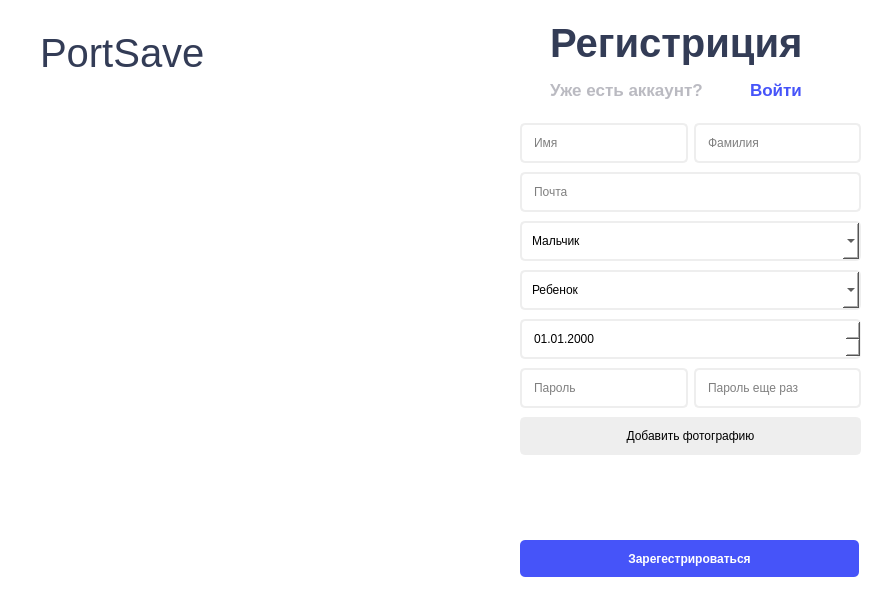
<?xml version="1.0" encoding="UTF-8"?>
<ui version="4.0">
 <class>Form</class>
 <widget class="QWidget" name="Form">
  <property name="geometry">
   <rect>
    <x>0</x>
    <y>0</y>
    <width>887</width>
    <height>599</height>
   </rect>
  </property>
  <property name="font">
   <font>
    <weight>50</weight>
    <bold>false</bold>
   </font>
  </property>
  <property name="windowTitle">
   <string>Form</string>
  </property>
  <property name="autoFillBackground">
   <bool>false</bool>
  </property>
  <property name="styleSheet">
   <string notr="true">background-color: white;</string>
  </property>
  <widget class="QWidget" name="verticalLayoutWidget">
   <property name="geometry">
    <rect>
     <x>520</x>
     <y>120</y>
     <width>341</width>
     <height>341</height>
    </rect>
   </property>
   <layout class="QVBoxLayout" name="verticalLayout">
    <item>
     <layout class="QHBoxLayout" name="horizontalLayout">
      <item>
       <widget class="QLineEdit" name="edit_name">
        <property name="styleSheet">
         <string notr="true">background-color: #ffffff;
border-radius: 5px;
color: black;
padding: 10px;
border: 2px solid #eeeeee;

</string>
        </property>
        <property name="placeholderText">
         <string>Имя</string>
        </property>
       </widget>
      </item>
      <item>
       <widget class="QLineEdit" name="edit_surname">
        <property name="styleSheet">
         <string notr="true">background-color: #ffffff;
border-radius: 5px;
color: black;
padding: 10px;
border: 2px solid #eeeeee;

</string>
        </property>
        <property name="placeholderText">
         <string>Фамилия</string>
        </property>
       </widget>
      </item>
     </layout>
    </item>
    <item>
     <widget class="QLineEdit" name="edit_email">
      <property name="styleSheet">
       <string notr="true">background-color: #ffffff;
border-radius: 5px;
color: black;
padding: 10px;
border: 2px solid #eeeeee;

</string>
      </property>
      <property name="placeholderText">
       <string>Почта</string>
      </property>
     </widget>
    </item>
    <item>
     <widget class="QComboBox" name="cmb_gender">
      <property name="styleSheet">
       <string notr="true">background-color: #ffffff;
border-radius: 5px;
color: black;
padding: 10px;
border: 2px solid #eeeeee;

</string>
      </property>
      <property name="locale">
       <locale language="Russian" country="Russia"/>
      </property>
      <property name="editable">
       <bool>false</bool>
      </property>
      <property name="insertPolicy">
       <enum>QComboBox::InsertAtTop</enum>
      </property>
      <property name="iconSize">
       <size>
        <width>16</width>
        <height>16</height>
       </size>
      </property>
      <property name="duplicatesEnabled">
       <bool>false</bool>
      </property>
      <property name="frame">
       <bool>true</bool>
      </property>
      <item>
       <property name="text">
        <string>Мальчик</string>
       </property>
      </item>
      <item>
       <property name="text">
        <string>Девочка</string>
       </property>
      </item>
     </widget>
    </item>
    <item>
     <widget class="QComboBox" name="cmb_post">
      <property name="styleSheet">
       <string notr="true">background-color: #ffffff;
border-radius: 5px;
color: black;
padding: 10px;
border: 2px solid #eeeeee;

</string>
      </property>
      <property name="locale">
       <locale language="Russian" country="Russia"/>
      </property>
      <property name="editable">
       <bool>false</bool>
      </property>
      <property name="insertPolicy">
       <enum>QComboBox::InsertAtTop</enum>
      </property>
      <property name="iconSize">
       <size>
        <width>16</width>
        <height>16</height>
       </size>
      </property>
      <property name="duplicatesEnabled">
       <bool>false</bool>
      </property>
      <property name="frame">
       <bool>true</bool>
      </property>
      <item>
       <property name="text">
        <string>Ребенок</string>
       </property>
      </item>
      <item>
       <property name="text">
        <string>Воспитатель</string>
       </property>
      </item>
     </widget>
    </item>
    <item>
     <widget class="QDateEdit" name="dtchoice_birthday">
      <property name="font">
       <font>
        <kerning>false</kerning>
       </font>
      </property>
      <property name="styleSheet">
       <string notr="true">background-color: #ffffff;
border-radius: 5px;
color: black;
padding: 10px;
border: 2px solid #eeeeee;

</string>
      </property>
      <property name="alignment">
       <set>Qt::AlignLeading|Qt::AlignLeft|Qt::AlignVCenter</set>
      </property>
      <property name="currentSection">
       <enum>QDateTimeEdit::DaySection</enum>
      </property>
      <property name="displayFormat">
       <string>dd.MM.yyyy</string>
      </property>
      <property name="calendarPopup">
       <bool>false</bool>
      </property>
      <property name="currentSectionIndex">
       <number>0</number>
      </property>
      <property name="timeSpec">
       <enum>Qt::LocalTime</enum>
      </property>
     </widget>
    </item>
    <item>
     <layout class="QHBoxLayout" name="horizontalLayout_2">
      <item>
       <widget class="QLineEdit" name="edit_password">
        <property name="styleSheet">
         <string notr="true">background-color: #ffffff;
border-radius: 5px;
color: black;
padding: 10px;
border: 2px solid #eeeeee;

</string>
        </property>
        <property name="echoMode">
         <enum>QLineEdit::Password</enum>
        </property>
        <property name="placeholderText">
         <string>Пароль</string>
        </property>
       </widget>
      </item>
      <item>
       <widget class="QLineEdit" name="edit_password_again">
        <property name="styleSheet">
         <string notr="true">background-color: #ffffff;
border-radius: 5px;
color: black;
padding: 10px;
border: 2px solid #eeeeee;

</string>
        </property>
        <property name="echoMode">
         <enum>QLineEdit::Password</enum>
        </property>
        <property name="placeholderText">
         <string>Пароль еще раз</string>
        </property>
       </widget>
      </item>
     </layout>
    </item>
    <item>
     <widget class="QPushButton" name="btn_add_photo">
      <property name="styleSheet">
       <string notr="true">background-color: #eeeeee;
border-radius: 5px;
color: black;
padding: 10px;
border: 2px solid #eeeeee;
</string>
      </property>
      <property name="text">
       <string>Добавить фотографию</string>
      </property>
     </widget>
    </item>
   </layout>
  </widget>
  <widget class="QLabel" name="label">
   <property name="geometry">
    <rect>
     <x>40</x>
     <y>150</y>
     <width>450</width>
     <height>330</height>
    </rect>
   </property>
   <property name="maximumSize">
    <size>
     <width>450</width>
     <height>700</height>
    </size>
   </property>
   <property name="text">
    <string/>
   </property>
   <property name="pixmap">
    <pixmap>../images/reg-img.jpg</pixmap>
   </property>
   <property name="scaledContents">
    <bool>true</bool>
   </property>
  </widget>
  <widget class="QLabel" name="label_2">
   <property name="geometry">
    <rect>
     <x>550</x>
     <y>20</y>
     <width>256</width>
     <height>46</height>
    </rect>
   </property>
   <property name="font">
    <font>
     <pointsize>30</pointsize>
     <weight>75</weight>
     <bold>true</bold>
    </font>
   </property>
   <property name="styleSheet">
    <string notr="true">color: #333c56;</string>
   </property>
   <property name="text">
    <string>Регистриция</string>
   </property>
  </widget>
  <widget class="QLabel" name="label_3">
   <property name="geometry">
    <rect>
     <x>550</x>
     <y>80</y>
     <width>155</width>
     <height>20</height>
    </rect>
   </property>
   <property name="font">
    <font>
     <pointsize>13</pointsize>
     <weight>75</weight>
     <bold>true</bold>
    </font>
   </property>
   <property name="styleSheet">
    <string notr="true">color: #babac1;</string>
   </property>
   <property name="text">
    <string>Уже есть аккаунт?</string>
   </property>
  </widget>
  <widget class="QClickableLabel" name="lbl_login">
   <property name="geometry">
    <rect>
     <x>750</x>
     <y>80</y>
     <width>52</width>
     <height>20</height>
    </rect>
   </property>
   <property name="font">
    <font>
     <pointsize>13</pointsize>
     <weight>75</weight>
     <bold>true</bold>
    </font>
   </property>
   <property name="cursor">
    <cursorShape>PointingHandCursor</cursorShape>
   </property>
   <property name="styleSheet">
    <string notr="true">color: #4654f9;</string>
   </property>
   <property name="text">
    <string>Войти</string>
   </property>
  </widget>
  <widget class="QLabel" name="label_4">
   <property name="geometry">
    <rect>
     <x>40</x>
     <y>30</y>
     <width>175</width>
     <height>46</height>
    </rect>
   </property>
   <property name="font">
    <font>
     <pointsize>30</pointsize>
     <weight>50</weight>
     <italic>false</italic>
     <bold>false</bold>
     <kerning>false</kerning>
    </font>
   </property>
   <property name="styleSheet">
    <string notr="true">color: #333c56;</string>
   </property>
   <property name="text">
    <string>PortSave</string>
   </property>
  </widget>
  <widget class="QLabel" name="lbl_error">
   <property name="geometry">
    <rect>
     <x>520</x>
     <y>480</y>
     <width>339</width>
     <height>41</height>
    </rect>
   </property>
   <property name="styleSheet">
    <string notr="true">color: red;</string>
   </property>
   <property name="text">
    <string/>
   </property>
  </widget>
  <widget class="QPushButton" name="btn_create_account">
   <property name="geometry">
    <rect>
     <x>520</x>
     <y>540</y>
     <width>339</width>
     <height>37</height>
    </rect>
   </property>
   <property name="font">
    <font>
     <weight>75</weight>
     <bold>true</bold>
    </font>
   </property>
   <property name="cursor">
    <cursorShape>PointingHandCursor</cursorShape>
   </property>
   <property name="styleSheet">
    <string notr="true">padding: 10px;
background-color: #4654f9;
border-width: 2px;
border-radius: 5px;
color: white;
</string>
   </property>
   <property name="text">
    <string>Зарегестрироваться</string>
   </property>
  </widget>
 </widget>
 <customwidgets>
  <customwidget>
   <class>QClickableLabel</class>
   <extends>QLabel</extends>
   <header location="global">qclickablelabel.h</header>
  </customwidget>
 </customwidgets>
 <resources/>
 <connections/>
</ui>
